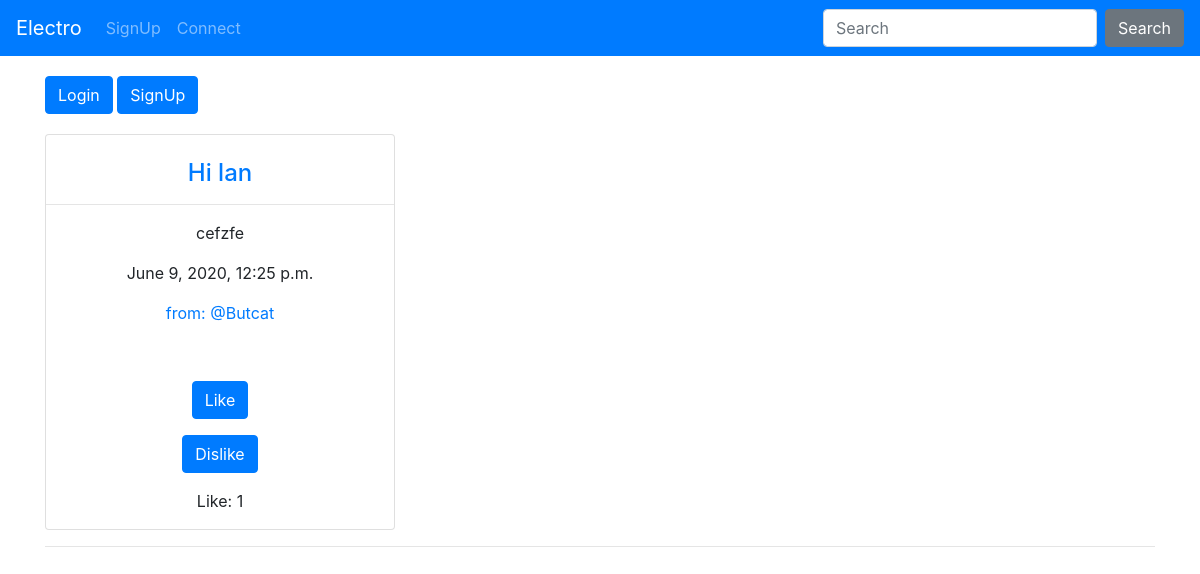
/posts/list/, run on an earlier commit of the app's database.
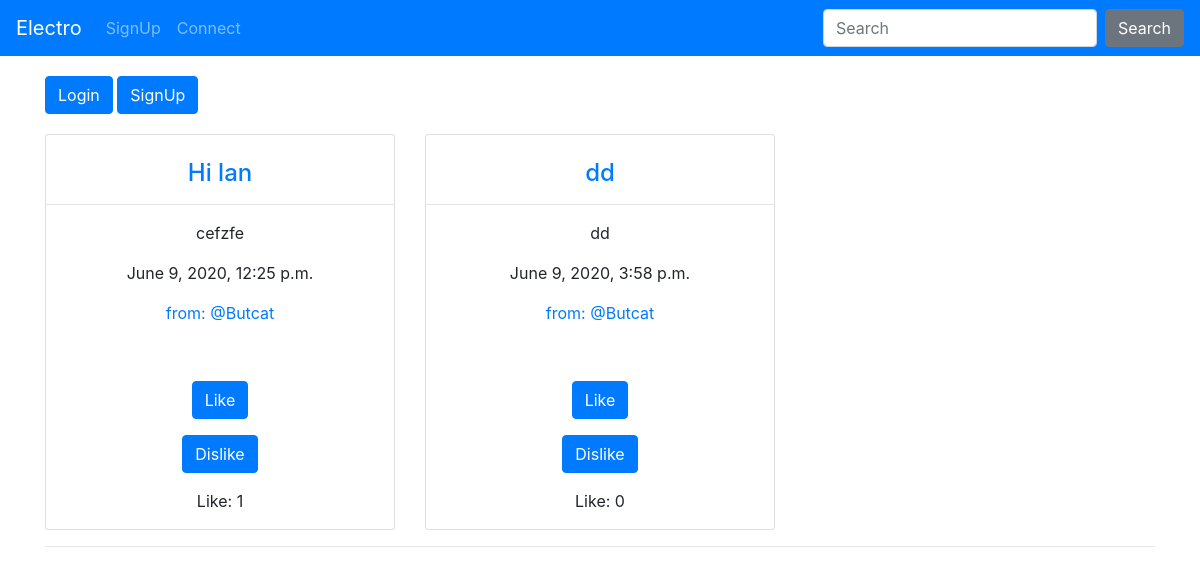
And on a later commit of the database.
### posts/models.py (models this page shows, shortened)
class Post(models.Model):
    title = models.CharField(max_length=40)
    content = models.TextField()
    date_post = models.DateTimeField('date published',auto_now_add=True)
    user = models.ForeignKey(settings.AUTH_USER_MODEL,
    on_delete=models.CASCADE)
    like = models.ManyToManyField(User, related_name='likes',
    blank=True)
    group = models.ForeignKey(Group, on_delete=models.CASCADE,
    blank=True, null=True)
    class Meta:
        ordering = ['date_post']

### posts/views.py (the view, shortened to what this page needs)
# urls.py: path('list/', views.PostListView.as_view(), name="list"),
class PostListView(ListView):
    template_name = 'logged/post_list.html'
    context_object_name = 'posts'
    model = Post
    def get_queryset(self):
        return Post.objects.filter(date_post__lte=timezone.now()).order_by(
                '-date_post')

### posts/templatetags/post_extras.py (called while the page is built)
@register.filter(name='cut')
def cut_post_group(value):
    return Post.objects.exclude(group__isnull=False)

### posts/templates/logged/post_list.html (shortened to what this page needs)
{% extends 'base.html' %}
{% load static %}
{% block page_content %}
{% if user.is_authenticated %}
<div class="padding">
  <div class="container">
    <a class="btn btn-primary" href="{% url 'posts:create' %}">Create</a>
  </div>
</div>
{% else %}
<div class="padding">
<div class="container">
  <a href="{% url 'electro:login' %}" class="btn btn-primary">Login</a>
  <a href="{% url 'electro:signup' %}" class="btn btn-primary">SignUp</a>
 </div>
</div>
{% endif %}
<div class="container">
  {% load post_extras %}
  {%  for post in posts|cut %}
  {% if forloop.counter0|divisibleby:3 %} <div class="row text-center"> {%  endif %}
    <div class="col-md-4">
      <div class="card">
        <div class="card-content">
          <br>
          <h4 class="card-title"><a href="{% url 'posts:detail' post.pk %}">{{ post.title }}</a></h4>
          <hr>
          <p class="card-text">{{ post.content }}</p>
          <p>{{ post.date_post }}</p>
          <p><a href="{% url 'posts:redirect' post.user.pk %}">from: @{{ post.user }}</a></p>
          <br>
          <p>
            <form action="{% url 'posts:like' post.pk %}" method="POST">
              <button type="submit" name="post_id" value="{{ post.id }}" class="btn btn-primary">Like
              </button>
            </form>
          </p>
          <p>
            <form action="{% url 'posts:dislike' post.pk %}" method="POST">
              <button type="submit" name="post_id" value="{{ post.id }}" class="btn btn-primary">Dislike
              </button>
            </form>
          </p>
          <p>Like: {{ post.like.count }}</p>
        </div>
      </div>
    </div>
    {%  if forloop.counter|divisibleby:3 or forloop.last %}</div><hr>{%  endif %}
    {%  endfor %}
  </div>
{% endblock %}

What changed in the data, as far as the page shows it:
added Post: title "dd", content "dd", date_post "June 9, 2020, 3:58 p.m.", user "Butcat", like.count "0"
